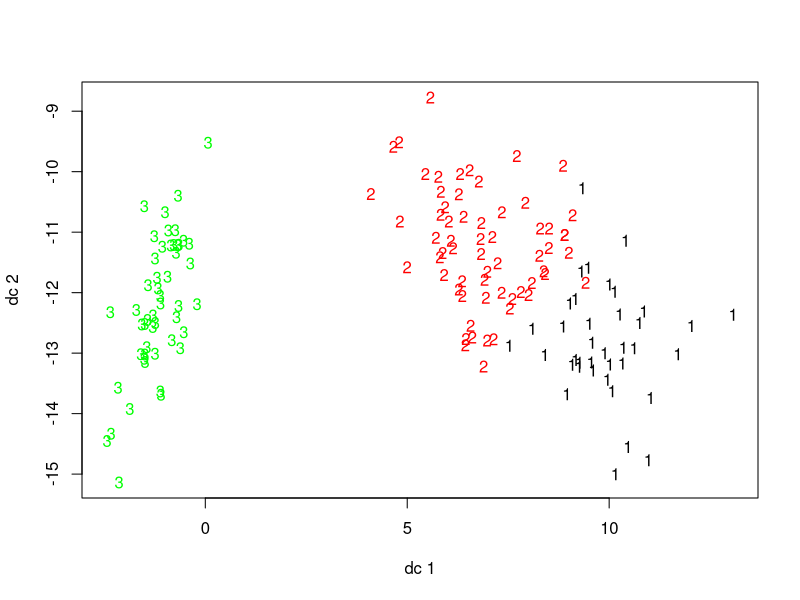
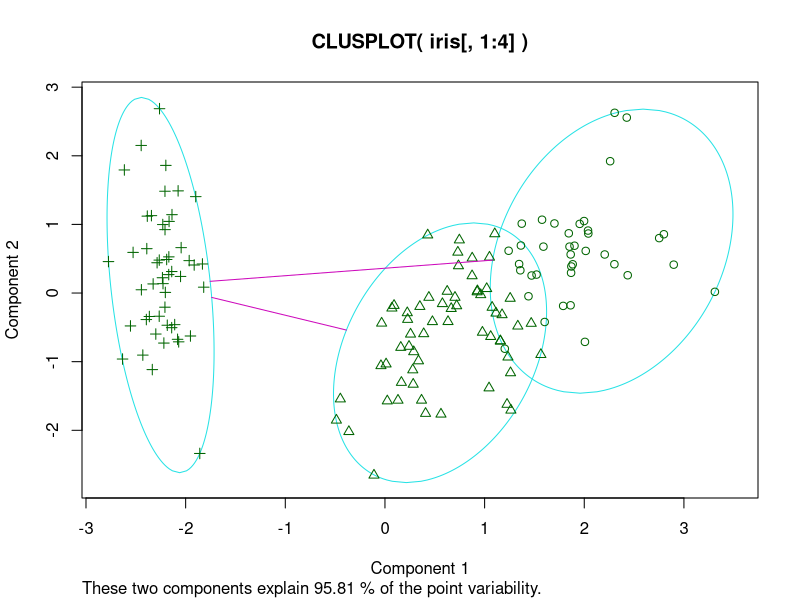
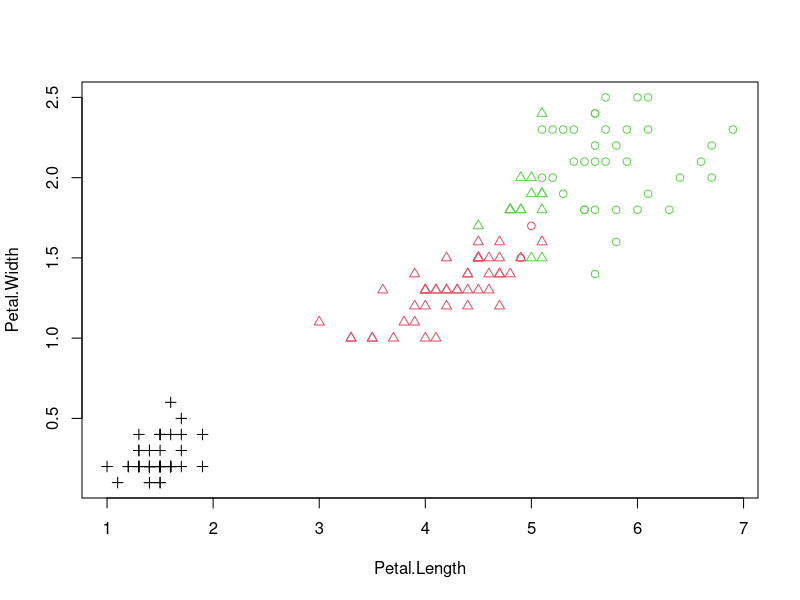

R code for these plots, in order:
library(fpc) # Kmeans
library(cluster) # Funções de visualização

cls <- kmeans(iris[, 1:4], centers = 3)
cls$cluster
cls$centers

table(iris$Species, cls$cluster) # Compara a classe com agrupamento criado

# Gera gráfico passando o dataset, junto com o valor do cluster agrupado
plotcluster(x = iris[, 1:4], clvecd = cls$cluster)
clusplot(x = iris[, 1:4], clus = cls$cluster) # Separado pelos cluster

plot(iris[,3:4], col = iris$Species, pch = cls$cluster)
